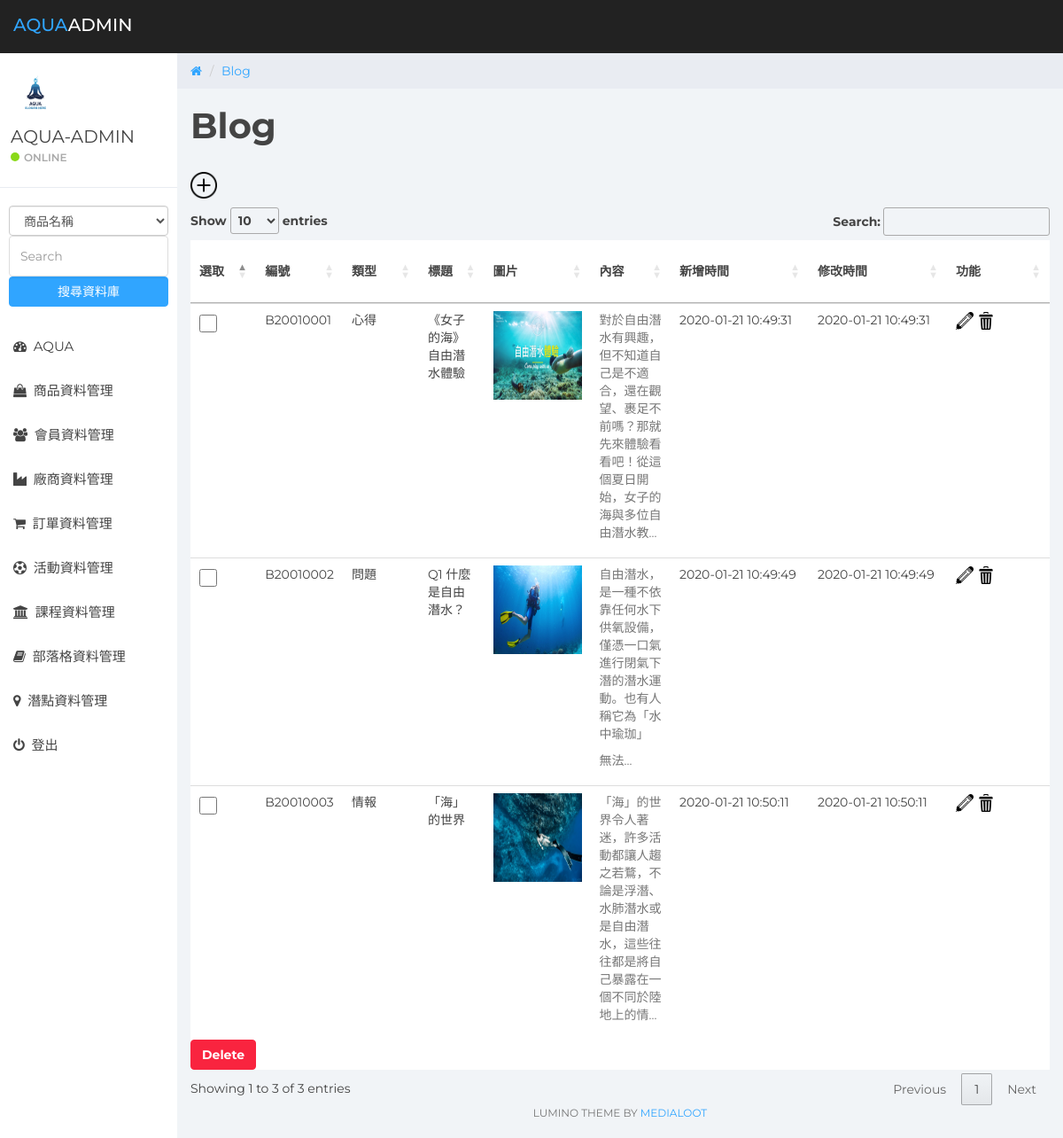
/blog/blog.php, run on the app's committed database.
### tables this page shows
CREATE TABLE `blog` (
  `menberId` varchar(8) DEFAULT NULL COMMENT '發布會員',
  `idd` int(10) DEFAULT NULL,
  `blogId` varchar(11) NOT NULL COMMENT '文章編號',
  `blogCategory` varchar(100) DEFAULT NULL COMMENT '文章類型',
  `blogTitle` varchar(20) DEFAULT NULL COMMENT '文章標題',
  `blogContent` varchar(2000) DEFAULT NULL COMMENT '文章內容',
  `blogImages` varchar(100) DEFAULT NULL COMMENT '文章圖片',
  `created_at` datetime DEFAULT current_timestamp() COMMENT '發布時間',
  `updated_at` datetime DEFAULT current_timestamp() COMMENT '修改時間'
);

### blog/blog.php (the view, shortened to what this page needs)
<?php
require_once('../template/db.inc.php');
?>
<!DOCTYPE html>
<html>
<head>
	<link href="../css/bootstrap.min.css" rel="stylesheet">
	<link href="../css/font-awesome.min.css" rel="stylesheet">
	<link href="../css/datepicker3.css" rel="stylesheet">
	<link href="../css/styles.css" rel="stylesheet">
	<link href="//cdn.datatables.net/1.10.20/css/jquery.dataTables.min.css" rel="stylesheet">
</head>
<body>
	<?php
		require_once("../template/header.php");
		require_once("../template/sidebar.php");
	?>
	<div class="col-sm-9 col-sm-offset-3 col-lg-10 col-lg-offset-2 main">
		<div class="row">
			<ol class="breadcrumb">
				<li><a href="#">
					<em class="fa fa-home"></em>
					</a>
				</li>
				<li><a href="./blog.php" style="text-decoration: none">Blog</a></li>
			</ol>
		</div>
		<div class="row">
			<div class="col-lg-12">
				<h1><b>Blog</b></h1>
			</div>
		</div>
		<br>
		<form name="myForm" method="POST" action="deleteIds.php" id="deleteIds">
		<a href="./new.php" ><img src="../image/blog/icon/add.png" width="30" height="30" alt="deleteId" style="margin-bottom: 10px"></a>
			<table  class="table table-hover"style="margin-bottom: 0px;" id="myTable" >
				<thead>
					<tr>
						<th style="width:10PX">選取</th>
						<th style="width:35px">編號</th>
						<th style="width:50px">類型</th>
						<th >標題</th>
						<th>圖片</th>
						<th >內容</th>
						<th style="width:120px">新增時間</th>
						<th style="width:120px">修改時間</th>
						<th style="width:80px">功能</th>
					</tr>
				</thead>
				<tbody>
					<?php
					$sql = "SELECT `menberId`,`blogId`,`blogCategory`,`blogTitle`,`blogContent`,`blogImages`,`created_at`,`updated_at`
							FROM `blog`";
					$stmt = $pdo->prepare($sql);
					$stmt->execute();
					if( $stmt->rowCount() > 0 ){
						$arr= $stmt->fetchAll(PDO::FETCH_ASSOC);
						for($i = 0; $i < count($arr); $i++){
					?>
					<tr>
						<td>
							<input type="checkbox" style="width:20px ;height:20px" name="chk[]" value="<?php echo $arr[$i]['blogId']; ?>" />
						</td>
						<td><?php echo $arr[$i]["blogId"]?></td>
						<td><?php echo $arr[$i]["blogCategory"]?></td>
						<td><?php echo $arr[$i]["blogTitle"]?></td>
						<td><?php if($arr[$i]['blogImages'] !== NULL) { ?><img style="width:100px; height: 100px" src="../image/blog/<?php echo $arr[$i]['blogImages']; ?>">
						<?php } ?>
						</td>
						<td
						style=" max-width:350px;
						">
						<?php
						$textorgin =  $arr[$i]["blogContent"];
						if(mb_strlen($textorgin,'utf-8') > 50){
							echo mb_substr($textorgin,0,65,"utf-8").'...';
						}else{
							echo $textorgin;
						}
						?>
						</td>
						<td><?php echo $arr[$i]["created_at"]?></td>
						<td><?php echo $arr[$i]["updated_at"]?></td>
						<td><a href="./edit.php?editId=<?php echo $arr[$i]["blogId"]?>"><img src="../image/blog/icon/edit.png" width="20" height="20" alt="edit"></a>
						<a href="./delete.php?deleteId=<?php echo $arr[$i]['blogId']; ?>"><img src="../image/blog/icon/delete.png" width="20" height="20" alt="delete"></a>
						</td>
					</tr>
					<?php
						}
					}
					?>
				</tbody>
				<tfoot>
					<tr>
						<td style="border:none;padding:0px">
							<button type="submit" class="btn btn-danger " onclick="return myFunction()" ><b>Delete</b></button>
						</td>
					</tr>
				</tfoot>
			</table>
		</form>
		<div class="col-sm-12">
			<p class="back-link">Lumino Theme by <a href="https://www.medialoot.com">Medialoot</a></p>
		</div>
	</div>
</body>
</html>

### template/header.php (shortened to what this page needs)
   <nav class="navbar navbar-custom navbar-fixed-top" role="navigation">
	<div class="container-fluid">
		<div class="navbar-header">
			<a class="navbar-brand" href="../dashboard/dashboard.php"><span>AQUA</span>Admin</a>
		</div>
	</div>
</nav>

### template/sidebar.php (shortened to what this page needs)
<div id="sidebar-collapse" class="col-sm-3 col-lg-2 sidebar">
		<div class="profile-sidebar">
			<div class="profile-userpic">
				<img src="../image/logo-19.png" class="img-responsive" alt="">
			</div>
			<div class="profile-usertitle">
				<div class="profile-usertitle-name">AQUA-ADMIN</div>
				<div class="profile-usertitle-status"><span class="indicator label-success"></span>Online</div>
			</div>
		</div>
		<form role="search" method="POST" action="../template/search.php" enctype="multipart/form-data">
			<div class="form-group">
                <select name="class" id="" class="form-control">
                    <option value="items">商品名稱</option>
				</select>
                <input type="text" class="form-control" placeholder="Search" name="search">
                <button type="submit" class="btn btn-primary form-control">搜尋資料庫</button>
			</div>
		</form>
		<ul class="nav menu">
			<li><a href="../dashboard\dashboard.php"><em class="fa fa-tachometer">&nbsp;</em> AQUA</a></li>
			<li><a href="../items\items.php"><em class="fa fa-shopping-bag">&nbsp;</em> 商品資料管理</a></li>
			<li><a href="../member/member.php"><em class="fa fa fa-users">&nbsp;</em> 會員資料管理</a></li>
            <li><a href="../aqua_seller/seller.php"><em class="fa fa-industry">&nbsp;</em> 廠商資料管理</a></li>
            <li><a href="../orders/orders.php"><em class="fa fa-shopping-cart">&nbsp;</em> 訂單資料管理</a></li>
			<li><a href="../AQUA_event\event-admin.php"><em class="fa fa-futbol-o">&nbsp;</em> 活動資料管理</a></li>
			<li><a href="../AQUA_class\class_admin.php"><em class="fa fa-university">&nbsp;</em> 課程資料管理</a></li>
			<li><a href="../blog/blog.php"><em class="fa fa-book">&nbsp;</em> 部落格資料管理</a></li>
			<li><a href="../location/location.php"><em class="fa fa-map-marker">&nbsp;</em> 潛點資料管理</a></li>
			<li><a href="../template/logout.php?logout=1"><em class="fa fa-power-off">&nbsp;</em> 登出</a></li>
		</ul>
	</div>

### css/styles.css (style rules this page uses)
body { background: #f1f4f7; padding-top: 60px; font-size: 14px; color: #444444; font-family: "Montserrat", "Helvetica Neue", Helvetica, Arial, sans-serif; }
p { color: #777; }
a, a:hover, a:focus { color: #30a5ff; }
h1, h2, h3, h4, h5, h6 { color: #444444; }
h1 { font-weight: 300; font-size: 40px; }
input.form-control { border: 1px solid #ddd; box-shadow: none; height: 46px; }
.navbar-custom { background: #222; height: 60px; }
.navbar-header .navbar-brand { color: #fff; font-size: 20px; text-transform: uppercase; font-weight: 500; height: 60px; padding-top: 18px; }
.navbar-header .navbar-brand span { color: #30a5ff; }
.btn-primary, .btn-primary:hover, .btn-primary:focus, .btn-primary:active, .btn-primary.active, .open > .dropdown-toggle.btn-primary, .btn-primary.disabled, .btn-primary[disabled], fieldset[disabled] .btn-primary, .btn-primary.disabled:hover, .btn-primary[disabled]:hover, fieldset[disabled] .btn-primary:hover, .btn-primary.disabled:focus, .btn-primary[disabled]:focus, fieldset[disabled] .btn-primary:focus, .btn-primary.disabled:active, .btn-primary[disabled]:active, fieldset[disabled] .btn-primary:active, .btn-primary.disabled.active, .btn-primary[disabled].active, fieldset[disabled] .btn-primary.active { background-color: #30a5ff; border-color: #30a5ff; }
.btn-danger, .btn-danger:hover, .btn-danger:focus, .btn-danger:active, .btn-danger.active, .open > .dropdown-toggle.btn-danger, .btn-danger.disabled, .btn-danger[disabled], fieldset[disabled] .btn-danger, .btn-danger.disabled:hover, .btn-danger[disabled]:hover, fieldset[disabled] .btn-danger:hover, .btn-danger.disabled:focus, .btn-danger[disabled]:focus, fieldset[disabled] .btn-danger:focus, .btn-danger.disabled:active, .btn-danger[disabled]:active, fieldset[disabled] .btn-danger:active, .btn-danger.disabled.active, .btn-danger[disabled].active, fieldset[disabled] .btn-danger.active { background-color: #f9243f; border-color: #f9243f; }
.label-success { background-color: #8ad919; }
.navbar { border: 0; }
.sidebar { display: block; padding: 0; display: none; box-shadow: none; background: #fff; }
.sidebar ul { margin: 20px 0px; }
.sidebar form { padding: 10px 0 0 0; margin: 10px 10px 20px 10px; }
@media (min-width: 768px) { .sidebar { display: block; position: fixed; top: 60px; bottom: 0; left: 0; z-index: 1000; display: block; margin: 0; padding: 0; overflow-x: hidden; overflow-y: auto; } }
@media (min-width: 768px) { .navbar-header { width: 100%; } }
.sidebar ul.nav li a { height: 50px; font-size: 15px; line-height: 2em; color: #444444; }
.profile-sidebar { padding: 10px 0; border-bottom: 1px solid #e9ecf2; }
.indicator { width: 10px; height: 10px; display: inline-block; border-radius: 9999px; margin-right: 5px; }
.profile-userpic img { float: left; margin: 10px 0px 0px 15px; width: 50px; height: 50px; border-radius: 9999px !important; }
.profile-usertitle { float: left; text-align: left; margin: 10px 0 0 12px; }
.profile-usertitle-name { font-size: 20px; margin-bottom: 0px; }
.profile-usertitle-status { text-transform: uppercase; color: #AAA; font-size: 12px; font-weight: 600; margin-bottom: 15px; }
.breadcrumb { border-radius: 0; padding: 10px 15px 10px 15px; background: #e9ecf2; margin: 0; }
.table { background: #fff; }
.table > thead > tr > th { border-bottom: 1px solid #e6e7e8; vertical-align: middle; height: 50px; }
p.back-link { text-align: center; margin-bottom: 20px; font-size: 12px; text-transform: uppercase; }

### data on the page
blog: blogId "B20010001", blogCategory "心得", blogTitle "《女子的海》自由潛水體驗", blogImages (picture), blogContent "對於自由潛水有興趣，但不知道自己是不適合，還在觀望、裹足不前嗎？那就先來體驗看看吧！從這個夏日開始，女子的海與多位自由潛水教", created_at "2020-01-21 10:49:31", updated_at "2020-01-21 10:49:31"
blog: blogId "B20010002", blogCategory "問題", blogTitle "Q1 什麼是自由潛水？", blogImages (picture), blogContent "自由潛水，是一種不依靠任何水下供氧設備，僅憑一口氣進行閉氣下潛的潛水運動。也有人稱它為「水中瑜珈」 無法", created_at "2020-01-21 10:49:49", updated_at "2020-01-21 10:49:49"
blog: blogId "B20010003", blogCategory "情報", blogTitle "「海」的世界", blogImages (picture), blogContent "「海」的世界令人著迷，許多活動都讓人趨之若鶩，不論是浮潛、水肺潛水或是自由潛水，這些往往都是將自己暴露在一個不同於陸地上的情", created_at "2020-01-21 10:50:11", updated_at "2020-01-21 10:50:11"
